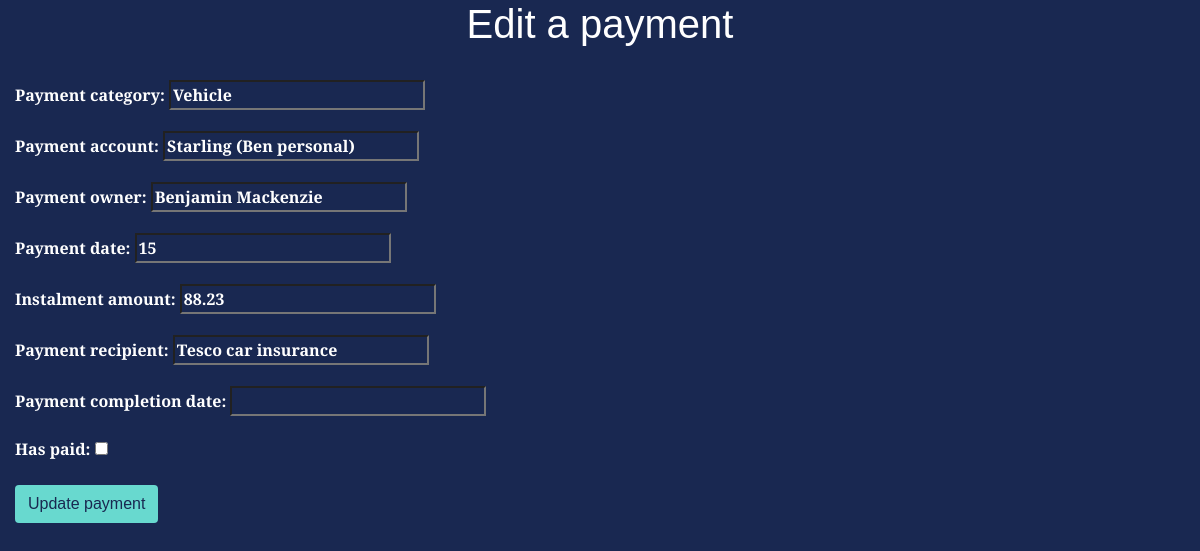
Before: /edit_payment/16 with the older database file.
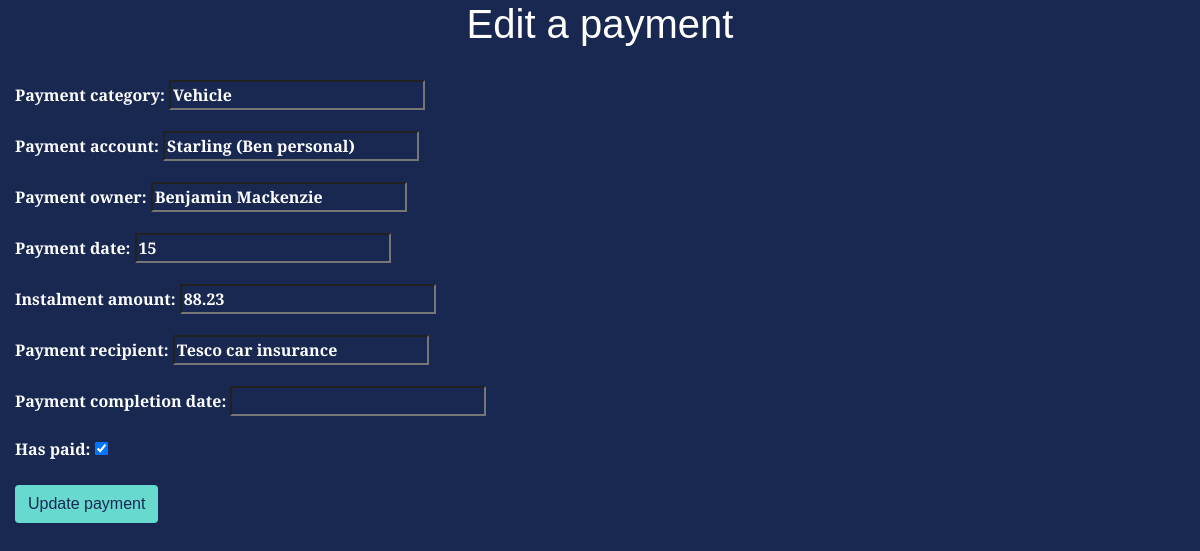
After: the same page with the newer database file.
### monthly_budget/models.py (models this page shows, shortened)
class Payment(models.Model):
    payment_category = models.CharField(max_length=50, null=False, blank=False)
    payment_account = models.CharField(max_length=50, null=False, blank=False, default="Starling (Joint)")
    payment_owner = models.CharField(max_length=50, null=False, blank=False, default="Household")
    payment_date = models.IntegerField(null=False, blank=False)
    instalment_amount = models.DecimalField(max_digits=6, decimal_places=2, blank=False)
    payment_recipient = models.CharField(max_length=50, null=False, blank=False)
    has_paid = models.BooleanField(null=False, blank=False, default=False)
    payment_completion_date = models.DateField(null=True, blank=True)

### monthly_budget/views.py (the view)
# urls.py: path('edit_payment/<payment_id>', views.edit_payment, name='edit_payment'),
def edit_payment(request, payment_id):
    paymentItem = get_object_or_404(Payment, id=payment_id)
    if request.method == 'POST':
        paymentForm = PaymentForm(request.POST, instance=paymentItem)
        if paymentForm.is_valid():
            paymentForm.save()
            return redirect('get_monthly_budget_list')
    editPaymentForm = PaymentForm(instance=paymentItem)
    context ={
        'editPaymentForm': editPaymentForm
    }
    return render(request, 'monthly_budget/edit_payment.html', context)

### monthly_budget/forms.py
class PaymentForm(forms.ModelForm):
    class Meta:
        model = Payment
        fields = ['payment_category',
                'payment_account',
                'payment_owner',
                'payment_date',
                'instalment_amount',
                'payment_recipient',
                'payment_completion_date',
                'has_paid']

### monthly_budget/templates/monthly_budget/edit_payment.html (shortened to what this page needs)
<!DOCTYPE html>
{% load static %}
<link rel="stylesheet" type="text/css" href="{% static 'monthly_budget/style.css' %}">
<html lang="en">
<head>
    <link rel="stylesheet" href="https://maxcdn.bootstrapcdn.com/bootstrap/4.0.0/css/bootstrap.min.css">
    <link rel="stylesheet" href="https://use.fontawesome.com/releases/v5.12.1/css/all.css">
</head>
<body>
<div class="container-fluid">
    <h1>Edit a payment</h1>
<br>
    <form method="POST">
        {{ editPaymentForm.as_p }}
        <div class="">
            <p>
                <button type="submit" class="btn">Update payment</button>
            </p>
        </div>
    </form>
    </div>
</body>
</html>

Changed rows visible on the page:
changed Payment "Vehicle": has_paid "☐" → "☑"
